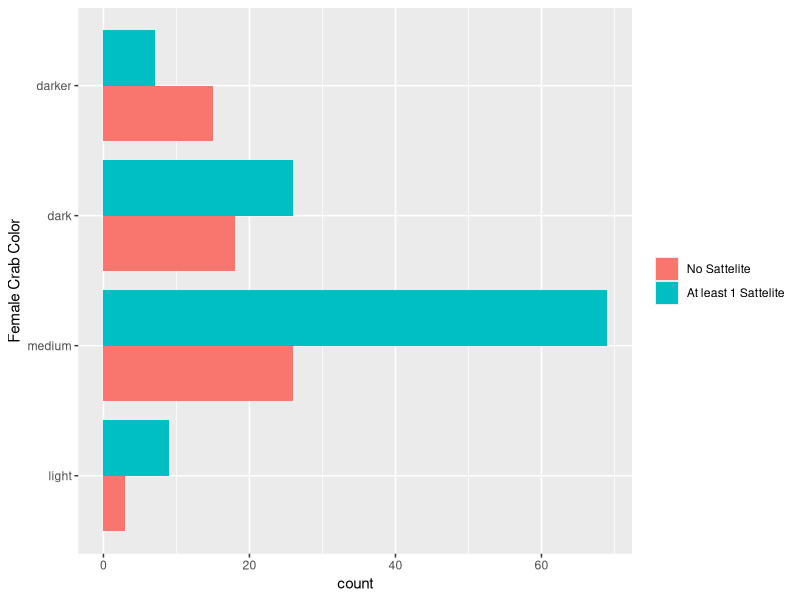
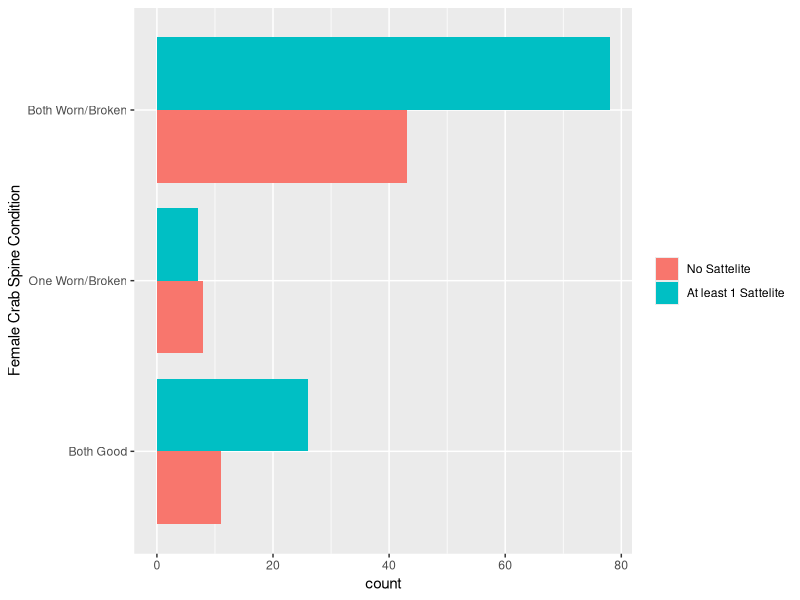
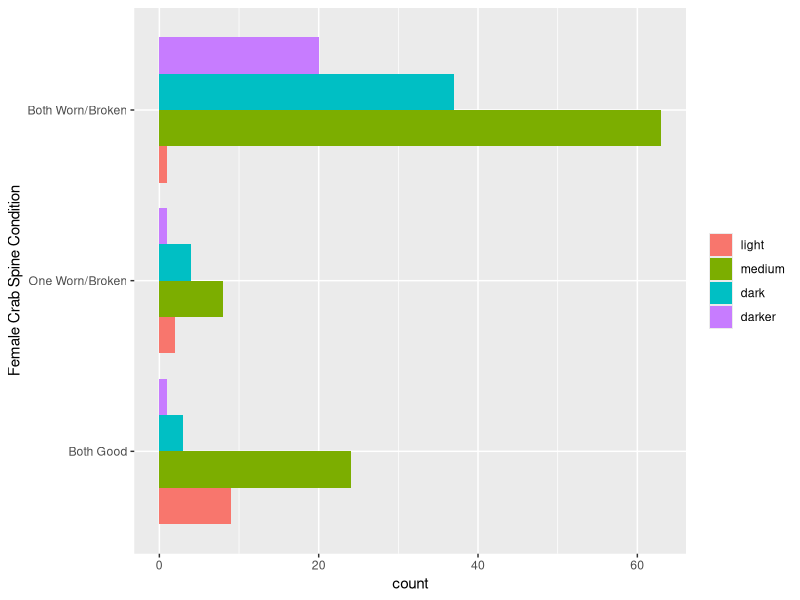

Reproduce these figures in R, in order. (Note: this script raises an error after producing the figures.)
library(tidyverse)

#1. 
data <- read_table("crabs.txt", col_names = TRUE) %>% 
  select(c(color, spine, width, satell, weight, y))
  
factor_cols <- c("color", "spine", "y")
data[factor_cols] <- lapply(data[factor_cols], factor)

levels(data$color) <- c("2" = "light",
                        "3" = "medium",
                        "4" = "dark",
                        "5" = "darker")

levels(data$spine) <- c("1" = "Both Good",
                        "2" = "One Worn/Broken",
                        "3" = "Both Worn/Broken")

levels(data$y) <- recode(data$y,
                         "0" = "At least 1 Sattelite",
                         "1" = "No Sattelite")

data

#2. 
table(data$y, data$spine)

#3. 
tb <- table(data$color, data$spine, data$y)
str(tb)
tb[4, ,]

#4. 
ggplot(data = data, aes(x = color, fill = y)) +
  geom_bar(position = position_dodge(), width = 0.85) + 
  labs(x = "Female Crab Color") +
  theme(legend.title = element_blank()) +
  coord_flip()

ggplot(data = data, aes(x = spine, fill = y)) +
  geom_bar(position = position_dodge(), width = 0.85) + 
  labs(x = "Female Crab Spine Condition") +
  theme(legend.title = element_blank()) +
  coord_flip()

ggplot(data = data, aes(x = spine, fill = color)) +
  geom_bar(position = position_dodge(), width = 0.85) + 
  labs(x = "Female Crab Spine Condition") +
  theme(legend.title = element_blank()) +
  coord_flip()

#5. 
labels()
ggplot(data = data, aes(x = color, fill = y)) +
  geom_bar(position = position_dodge(), width = 0.85) + 
  facet_wrap(vars(spine), labeller = label_both) +
  labs(x = "Female Crab Spine Condition") +
  theme(legend.title = element_blank(), 
        axis.text.x = element_text(angle = 45))

#6. 
data %>% 
  group_by(color, y) %>% 
  summarise(Avg = mean(weight), Sd = sd(weight), Median = median(weight), IRQ = IQR(weight))

#7. 
ggplot(data = data, aes(x = y, y = weight)) + 
  geom_boxplot() +
  geom_jitter(aes(colour = y)) + 
  labs(title = "Boxplot for Weight")

ggplot(data = data, aes(x = y, y = width)) + 
  geom_boxplot() +
  geom_jitter(aes(colour = y)) +
  labs(title = "Boxplot for Width")

# 8. 
cor(data$weight, data$width)

ggplot(data = data, aes(x = weight, y = width, colour = color)) + 
  geom_point(aes(shape = y)) +
  geom_smooth(method = lm, col = "Blue") +
  labs(title = "Weight vs Width")
